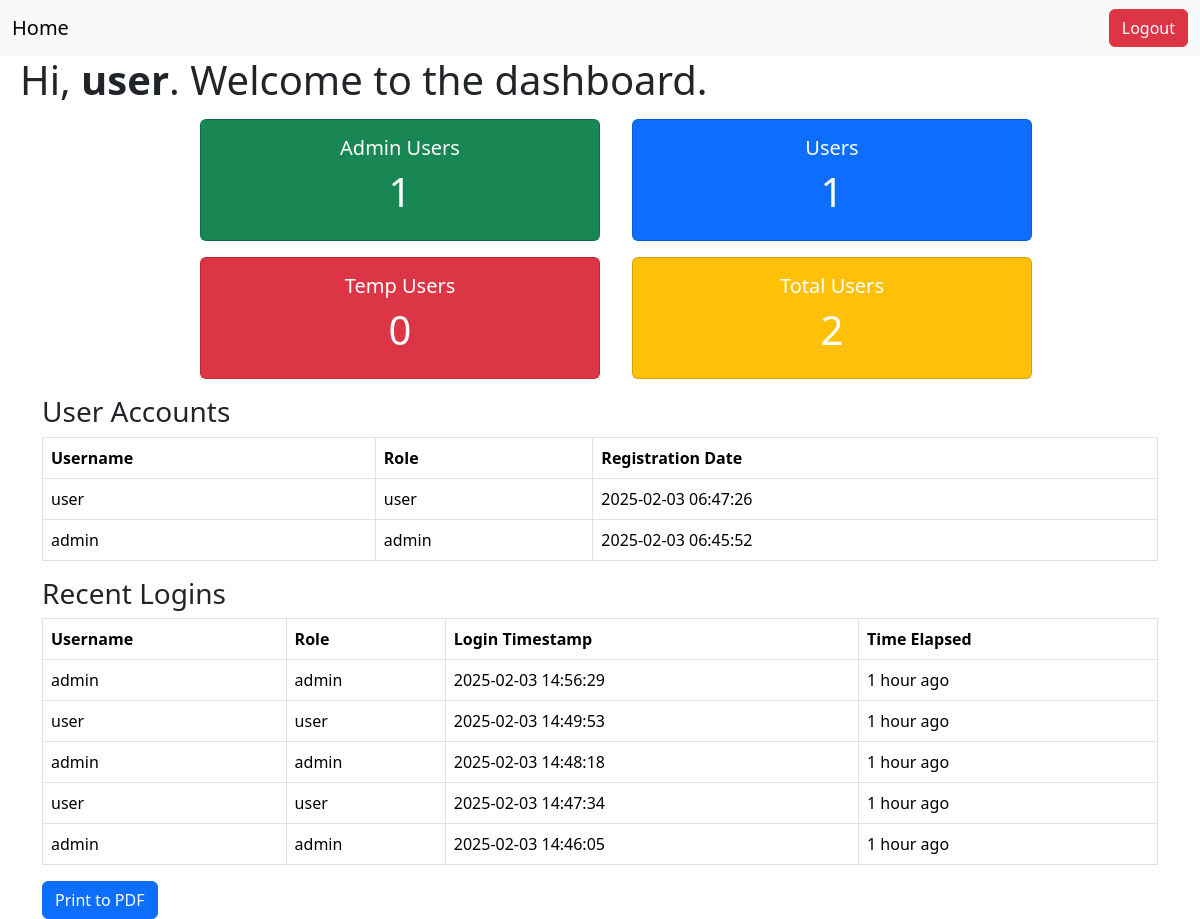
/admin/dashboard.php (signed in), run on the app's committed database.
### tables this page shows
CREATE TABLE `users` (
  `id` int(11) NOT NULL,
  `username` varchar(50) NOT NULL,
  `password` varchar(255) NOT NULL,
  `user_type` enum('admin','user') NOT NULL DEFAULT 'user',
  `last_login` datetime DEFAULT NULL,
  `created_at` timestamp NOT NULL DEFAULT current_timestamp()
);

### admin/dashboard.php (the view, shortened to what this page needs)
<?php
require_once "../db/config.php";
function getUserStatistics($pdo) {
    $stats = [
        "admin" => 0,
        "user" => 0,
        "temp-user" => 0,
        "total" => 0
    ];
    $sql = "SELECT user_type, COUNT(*) as count FROM users GROUP BY user_type";
    if ($stmt = $pdo->prepare($sql)) {
        if ($stmt->execute()) {
            while ($row = $stmt->fetch(PDO::FETCH_ASSOC)) {
                $stats[$row["user_type"]] = $row["count"];
            }
        }
    }
    $stats["total"] = array_sum($stats);
    return $stats;
}
$userStats = getUserStatistics($pdo);
$userAccounts = [];
$sql = "SELECT username, user_type, created_at FROM users ORDER BY created_at DESC";
if ($stmt = $pdo->prepare($sql)) {
    if ($stmt->execute()) {
        $userAccounts = $stmt->fetchAll(PDO::FETCH_ASSOC);
    }
}
$recentLogins = [];
$sql = "SELECT u.username, u.user_type, l.login_time FROM login_logs l JOIN users u ON l.user_id = u.id ORDER BY l.login_time DESC LIMIT 10";
if ($stmt = $pdo->prepare($sql)) {
    if ($stmt->execute()) {
        $recentLogins = $stmt->fetchAll(PDO::FETCH_ASSOC);
    }
}
?>
<!DOCTYPE html>
<html lang="en">
<head>
    <link href="https://cdn.jsdelivr.net/npm/bootstrap@5.3.3/dist/css/bootstrap.min.css" rel="stylesheet">
</head>
<body>
    <nav class="navbar navbar-expand-lg bg-body-tertiary">
        <div class="container-fluid">
            <a class="navbar-brand" href="dashboard.php">Home</a>
            <div class="collapse navbar-collapse" id="navbarSupportedContent">
                <form class="d-flex" role="search">
                    <a href="../logout.php" class="btn btn-danger">Logout</a>
                </form>
            </div>
        </div>
    </nav>
    <h1 style="margin-left:20px">Hi, <b><?php echo htmlspecialchars($_SESSION["username"]); ?></b>. Welcome to the dashboard.</h1>
    <div class="flex-container">
        <div class="card text-bg-success mb-3">
            <div class="card-body">
                <h5 class="card-title">Admin Users</h5>
                <h1 id="totalAdmins"><?php echo $userStats['admin']; ?></h1>
            </div>
        </div>
        <div class="card text-bg-primary mb-3">
            <div class="card-body">
                <h5 class="card-title">Users</h5>
                <h1 id="totalUsers"><?php echo $userStats['user']; ?></h1>
            </div>
        </div>
        <div class="card text-bg-danger text-white mb-3">
            <div class="card-body">
                <h5 class="card-title">Temp Users</h5>
                <h1 id="totalTempUsers"><?php echo $userStats['temp-user']; ?></h1>
            </div>
        </div>
        <div class="card text-bg-warning text-white mb-3">
            <div class="card-body">
                <h5 class="card-title">Total Users</h5>
                <h1 id="totalAllUsers"><?php echo $userStats['total']; ?></h1>
            </div>
        </div>
    </div>
    <div class="container">
        <h3>User Accounts</h3>
        <table class="table table-bordered">
            <thead>
                <tr>
                    <th>Username</th>
                    <th>Role</th>
                    <th>Registration Date</th>
                </tr>
            </thead>
            <tbody>
                <?php foreach ($userAccounts as $user): ?>
                <tr>
                    <td><?php echo htmlspecialchars($user['username']); ?></td>
                    <td><?php echo htmlspecialchars($user['user_type']); ?></td>
                    <td><?php echo date("Y-m-d H:i:s", strtotime($user['created_at'])); ?></td>
                </tr>
                <?php endforeach; ?>
            </tbody>
        </table>
        <h3>Recent Logins</h3>
        <table class="table table-bordered" id="recentLoginsTable">
            <thead>
                <tr>
                    <th>Username</th>
                    <th>Role</th>
                    <th>Login Timestamp</th>
                    <th>Time Elapsed</th>
                </tr>
            </thead>
            <tbody>
                <?php foreach ($recentLogins as $login): ?>
                <tr data-login-time="<?php echo htmlspecialchars($login['login_time']); ?>">
                    <td><?php echo htmlspecialchars($login['username']); ?></td>
                    <td><?php echo htmlspecialchars($login['user_type']); ?></td>
                    <td><?php echo date("Y-m-d H:i:s", strtotime($login['login_time'])); ?></td>
                    <td class="time-elapsed"></td>
                </tr>
                <?php endforeach; ?>
            </tbody>
        </table>
        <button class="btn btn-primary" onclick="printToPDF()">Print to PDF</button>
    </div>
</body>
</html>

### admin/dashboard.php (style rules this page uses)
.flex-container { display: flex; flex-direction: wrap; flex-wrap: wrap; justify-content: center; margin-top: 15px; }
.flex-container > div { background-color: #f1f1f1; width: 400px; margin-left: 2rem; text-align: center; }

### data on the page
users: username "user", user_type "user", created_at "2025-02-03 06:47:26"
users: username "admin", user_type "admin", created_at "2025-02-03 06:45:52"

### other printed values
$_SESSION["username"] "user"
$userStats['admin'] "1"
$userStats['user'] "1"
$userStats['temp-user'] "0"
$userStats['total'] "2"
$login['username'] "admin"
$login['user_type'] "admin"
date("Y-m-d H:i:s", strtotime($login['login_time'])) "2025-02-03 14:56:29"
$login['username'] "user"
$login['user_type'] "user"
date("Y-m-d H:i:s", strtotime($login['login_time'])) "2025-02-03 14:49:53"
date("Y-m-d H:i:s", strtotime($login['login_time'])) "2025-02-03 14:48:18"
date("Y-m-d H:i:s", strtotime($login['login_time'])) "2025-02-03 14:47:34"
date("Y-m-d H:i:s", strtotime($login['login_time'])) "2025-02-03 14:46:05"
